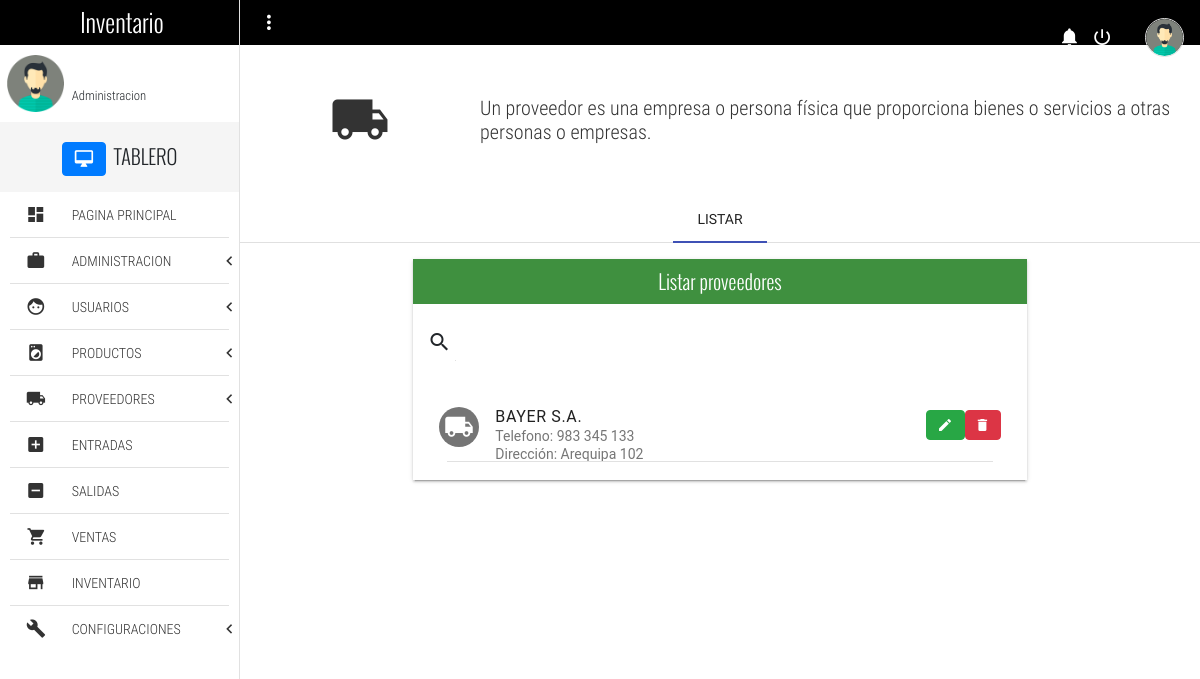
/listProvider, run on the app's committed database.
### Inventario/models.py (models this page shows, shortened)
class Provider(models.Model):
    name = models.CharField(max_length= 100, null= True, verbose_name= "Nombre del proveedor")
    adrress = models.CharField(max_length= 100, null= True, verbose_name= "Direccion")
    phone = models.CharField(max_length= 20, null= True, verbose_name= "Numero de telefono")
    email =  models.EmailField(null= True, verbose_name= "E-mail")
    RUC =models.CharField(null=True, max_length=11,verbose_name="RUC")
    razon_social = models.CharField(max_length=20, null=True, verbose_name="Razon social")
    class Meta:
        verbose_name = "Proveedor"
        verbose_name_plural =  "Proveedores"

### Inventario/views.py (the view)
# urls.py: path('listProvider', views.listProvider, name ='listProvider'),
def listProvider(request):
    context = {
        'proveedores' : Provider.objects.all(),
        }
    return render(request, "listProvider.html", context)

### Templates/listProvider.html (shortened to what this page needs)
{% extends 'base.html' %}
{% block content %}
	<section class="full-width pageContent">
		<section class="full-width header-well">
			<div class="full-width header-well-icon">
				<i class="zmdi zmdi-truck"></i>
			</div>
			<div class="full-width header-well-text">
				<p class="text-condensedLight">
					Un proveedor es una empresa o persona física que proporciona bienes o servicios a otras personas o empresas.
				</p>
			</div>
		</section>
		<div class="mdl-tabs mdl-js-tabs mdl-js-ripple-effect">
			<div class="mdl-tabs__tab-bar">
				<a href="#tabListProvider" class="mdl-tabs__tab is-active">LISTAR</a>
			</div>
			<div class="mdl-tabs__panel is-active" id="tabListProvider">
				<div class="mdl-grid">
					<div class="mdl-cell mdl-cell--4-col-phone mdl-cell--8-col-tablet mdl-cell--8-col-desktop mdl-cell--2-offset-desktop">
						<div class="full-width panel mdl-shadow--2dp">
							<div class="full-width panel-tittle bg-success text-center tittles">
								Listar proveedores
							</div>
							<div class="full-width panel-content">
								<form action="#">
									<div class="mdl-textfield mdl-js-textfield mdl-textfield--expandable">
										<label class="mdl-button mdl-js-button mdl-button--icon" for="searchProvider">
											<i class="zmdi zmdi-search"></i>
										</label>
									</div>
								</form>
								<div class="mdl-list">
									{% for provider in proveedores %}
									<div class="mdl-list__item mdl-list__item--two-line">
										<span class="mdl-list__item-primary-content">
											<i class="zmdi zmdi-truck mdl-list__item-avatar"></i>
											<span>{{provider.name}}</span>
											<span class="mdl-list__item-sub-title">Telefono: {{provider.phone}}</span>
											<span class="mdl-list__item-sub-title">Dirección: {{provider.adrress}}</span>
										</span>
										<a href="/editProvider/{{provider.id}}" class="btn btn-success zmdi zmdi-edit" role="button"></a>
										<a href="/deleteProvider/{{provider.id}}" class="btn btn-danger zmdi zmdi-delete" role="button" onClick="return confirm('¿Seguro que quieres borrar a {{ provider.name }}?');"></a>
									</div>
									<li class="full-width divider-menu-h"></li>
									{% endfor %}
								</div>
							</div>
						</div>
					</div>
				</div>
			</div>
		</div>
	</section>
{% endblock %}

### Static/css/main.css (style rules this page uses)
html, body { width: 100%; height: 100%; margin: 0; padding: 0; font-size: 16px; font-family: "RobotoRegular"; position: relative; background-color: #fff; }
.text-condensedLight { font-family: "RobotoCondensedLight"; }
.text-center { text-align: center; }
.tittles { font-family: "OswaldLight"; }
.mdl-textfield { width: 100%; }
.divider-menu-h { height: 0 !important; border-top: 1px solid #E1E1E1; width: 92% !important; margin: 0 auto !important; }
.mdl-list__item-avatar { line-height: 40px; text-align: center; font-size: 30px; }
.panel { height: auto; }
.panel-tittle { height: 45px; display: block; line-height: 45px; color: #fff; font-size: 20px; }
.panel-content { display: block; padding: 10px; }
.header-well, .header-well-icon, .header-well-text { min-height: 150px; height: auto; }
.header-well { position: relative; }
.header-well-icon, .header-well-text { position: absolute; top: 0; color: #333; }
.header-well-icon { left: 0; width: 25%; }
.header-well-icon i, .header-well-text p { position: absolute; top: 50%; display: block; width: 100%; transform: translateY(-50%); }
.header-well-icon i { text-align: center; font-size: 60px; }
.header-well-text { right: 0; width: 75%; }
.header-well-text p { font-size: 20px; margin: 0; padding: 0; }
.bg-success { background-color: #3f903f !important; }
.navLateral, .pageContent, .navLateral-body, .navLateral-bg { position: absolute; top: 0; height: 100%; }
.pageContent { padding-top: 45px; right: 0; width: 80%; z-index: 77; background-color: #fff; transition: all .3s ease-in-out; }

### data on the page
Provider: name "BAYER S.A.", phone "983 345 133", adrress "Arequipa 102"
